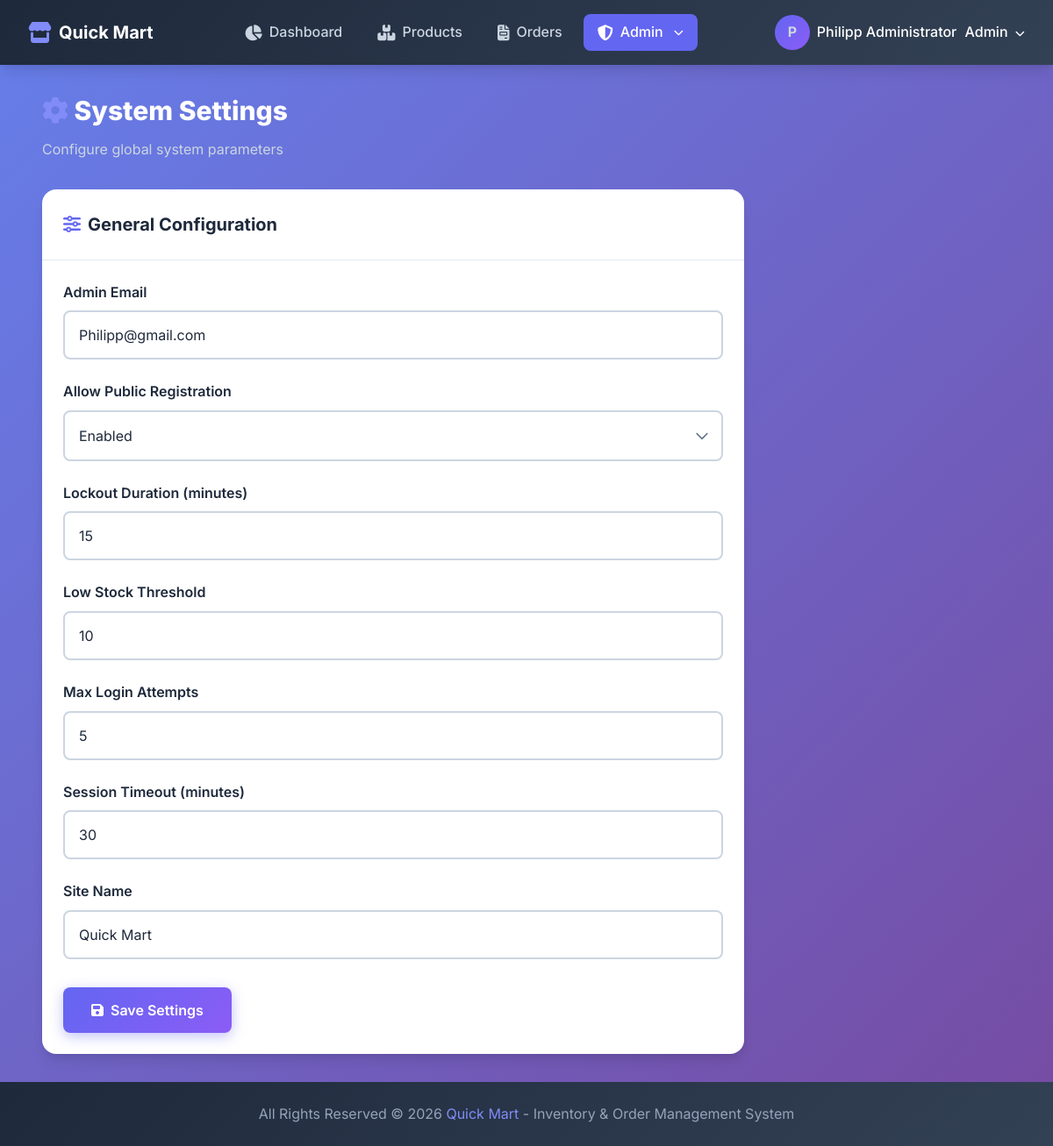
The page /pages/admin/settings.php (signed in) on the database its author committed.
### tables this page shows
CREATE TABLE IF NOT EXISTS settings (
    setting_key VARCHAR(100) PRIMARY KEY,
    setting_value TEXT,
    setting_label VARCHAR(200),
    setting_type ENUM('text', 'number', 'boolean', 'email') DEFAULT 'text',
    updated_by VARCHAR(50),
    updated_at TIMESTAMP DEFAULT CURRENT_TIMESTAMP ON UPDATE CURRENT_TIMESTAMP,
    FOREIGN KEY (updated_by) REFERENCES staff(staff_id) ON DELETE SET NULL
);

### includes/auth.php (called while the page is built, shortened)
<?php
function sanitize($input) {
    return htmlspecialchars($input, ENT_QUOTES, 'UTF-8');
}
?>

### pages/admin/settings.php (the view, shortened to what this page needs)
<?php
require_once __DIR__ . '/../../includes/auth.php';
try {
    $db = getDB();
    $stmt = $db->query("SELECT * FROM settings ORDER BY setting_label");
    $settings = $stmt->fetchAll();
} catch (PDOException $e) {
    $settings = [];
}
require_once __DIR__ . '/../../includes/header.php';
?>
<div class="mb-4">
    <h1 style="font-size: var(--font-size-3xl); font-weight: 800; color: var(--white);">
        <i class="fas fa-cog" style="color: var(--primary-light);"></i>
        System Settings
    </h1>
    <p style="color: var(--gray-300); margin-top: var(--spacing-sm);">
        Configure global system parameters
    </p>
</div>
<div class="card" style="max-width: 800px;">
    <div class="card-header">
        <h3 class="card-title">
            <i class="fas fa-sliders-h"></i>
            General Configuration
        </h3>
    </div>
    <div class="card-body">
        <form action="" method="POST">
            <?php foreach ($settings as $setting): ?>
                <div class="form-group">
                    <label class="form-label" for="setting_<?php echo $setting['setting_key']; ?>">
                        <?php echo sanitize($setting['setting_label']); ?>
                    </label>
                    <?php if ($setting['setting_type'] === 'boolean'): ?>
                        <select name="settings[<?php echo $setting['setting_key']; ?>]" id="setting_<?php echo $setting['setting_key']; ?>" class="form-control">
                            <option value="1" <?php echo $setting['setting_value'] == '1' ? 'selected' : ''; ?>>Enabled</option>
                        </select>
                    <?php elseif ($setting['setting_type'] === 'number'): ?>
                        <input type="number"
                               name="settings[<?php echo $setting['setting_key']; ?>]"
                               id="setting_<?php echo $setting['setting_key']; ?>"
                               class="form-control"
                               value="<?php echo sanitize($setting['setting_value']); ?>">
                    <?php else: ?>
                        <input type="text"
                               name="settings[<?php echo $setting['setting_key']; ?>]"
                               id="setting_<?php echo $setting['setting_key']; ?>"
                               class="form-control"
                               value="<?php echo sanitize($setting['setting_value']); ?>">
                    <?php endif; ?>
                </div>
            <?php endforeach; ?>
            <div class="mt-4">
                <button type="submit" class="btn btn-primary">
                    <i class="fas fa-save"></i>
                    Save Settings
                </button>
            </div>
        </form>
    </div>
</div>
<?php require_once __DIR__ . '/../../includes/footer.php'; ?>

### assets/css/style.css (style rules this page uses)
:root { --primary: #6366f1; --primary-dark: #4f46e5; --primary-light: #818cf8; --secondary: #8b5cf6; --success: #10b981; --success-light: #34d399; --warning: #f59e0b; --warning-light: #fbbf24; --danger: #ef4444; --danger-light: #f87171; --info: #3b82f6; --dark: #1e293b; --dark-light: #334155; --gray-100: #f1f5f9; --gray-200: #e2e8f0; --gray-300: #cbd5e1; --gray-400: #94a3b8; --gray-500: #64748b; --gray-600: #475569; --white: #ffffff; --gradient-primary: linear-gradient(135deg, #6366f1 0%, #8b5cf6 100%); --gradient-success: linear-gradient(135deg, #10b981 0%, #34d399 100%); --gradient-warning: linear-gradient(135deg, #f59e0b 0%, #fbbf24 100%); --gradient-danger: linear-gradient(135deg, #ef4444 0%, #f87171 100%); --gradient-dark: linear-gradient(135deg, #1e293b 0%, #334155 100%); --font-family: 'Inter', 'Segoe UI', Tahoma, sans-serif; --font-size-xs: 0.75rem; --font-size-sm: 0.875rem; --font-size-base: 1rem; --font-size-lg: 1.125rem; --font-size-xl: 1.25rem; --font-size-2xl: 1.5rem; --font-size-3xl: 1.875rem; --font-size-4xl: 2.25rem; --spacing-xs: 0.25rem; --spacing-sm: 0.5rem; --spacing-md: 1rem; --spacing-lg: 1.5rem; --spacing-xl: 2rem; --spacing-2xl: 3rem; --radius-sm: 0.375rem; --radius-md: 0.5rem; --radius-lg: 0.75rem; --radius-xl: 1rem; --radius-full: 9999px; --shadow-sm: 0 1px 2px 0 rgba(0, 0, 0, 0.05); --shadow-md: 0 4px 6px -1px rgba(0, 0, 0, 0.1), 0 2px 4px -1px rgba(0, 0, 0, 0.06); --shadow-lg: 0 10px 15px -3px rgba(0, 0, 0, 0.1), 0 4px 6px -2px rgba(0, 0, 0, 0.05); --shadow-xl: 0 20px 25px -5px rgba(0, 0, 0, 0.1), 0 10px 10px -5px rgba(0, 0, 0, 0.04); --glass-bg: rgba(255, 255, 255, 0.25); --glass-border: rgba(255, 255, 255, 0.18); --transition-fast: 150ms ease; --transition-base: 300ms ease; --transition-slow: 500ms ease; }
*, *::before, *::after { box-sizing: border-box; margin: 0; padding: 0; }
html { font-size: 16px; scroll-behavior: smooth; }
body { font-family: var(--font-family); font-size: var(--font-size-base); line-height: 1.6; color: var(--dark); background: linear-gradient(135deg, #667eea 0%, #764ba2 100%); min-height: 100vh; direction: ltr; text-align: left; }
.card { background: var(--white); border-radius: var(--radius-xl); box-shadow: var(--shadow-lg); overflow: hidden; transition: transform var(--transition-base), box-shadow var(--transition-base); }
.card-header { padding: var(--spacing-lg); border-bottom: 1px solid var(--gray-200); display: flex; justify-content: space-between; align-items: center; }
.card-title { font-size: var(--font-size-xl); font-weight: 700; color: var(--dark); display: flex; align-items: center; gap: var(--spacing-sm); }
.card-title i { color: var(--primary); }
.card-body { padding: var(--spacing-lg); }
.form-group { margin-bottom: var(--spacing-lg); }
.form-label { display: block; margin-bottom: var(--spacing-sm); font-weight: 600; color: var(--dark); }
.form-control { width: 100%; padding: var(--spacing-md); font-size: var(--font-size-base); font-family: inherit; border: 2px solid var(--gray-300); border-radius: var(--radius-md); background: var(--white); color: var(--dark); transition: all var(--transition-fast); direction: ltr; }
.form-control::placeholder { color: var(--gray-400); }
select.form-control { cursor: pointer; appearance: none; background-repeat: no-repeat; background-position: right 12px center; background-size: 20px; padding-right: 40px; }
.btn { display: inline-flex; align-items: center; justify-content: center; gap: var(--spacing-sm); padding: var(--spacing-md) var(--spacing-xl); font-size: var(--font-size-base); font-family: inherit; font-weight: 600; border: none; border-radius: var(--radius-md); cursor: pointer; transition: all var(--transition-fast); text-decoration: none; }
.btn-primary { background: var(--gradient-primary); color: var(--white); box-shadow: 0 4px 15px rgba(99, 102, 241, 0.4); }
.mb-4 { margin-bottom: var(--spacing-xl); }
.mt-4 { margin-top: var(--spacing-xl); }

### rows shown on the page
settings: setting_label "Admin Email", setting_value "Philipp@gmail.com"
settings: setting_label "Allow Public Registration", setting_value+setting_key "Enabled"
settings: setting_label "Lockout Duration (minutes)", setting_value "15"
settings: setting_label "Low Stock Threshold", setting_value "10"
settings: setting_label "Max Login Attempts", setting_value "5"
settings: setting_label "Session Timeout (minutes)", setting_value "30"
settings: setting_label "Site Name", setting_value "Quick Mart"

### other values the page prints
mb_substr(getCurrentStaffName() ?? 'S', 0, 1) "P"
getCurrentStaffName() "Philipp Administrator"
